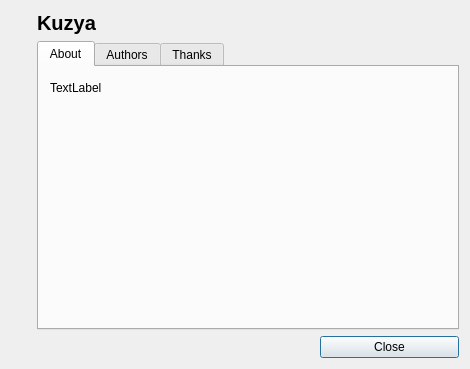
<?xml version="1.0" encoding="UTF-8"?>
<ui version="4.0">
 <class>AboutDialog</class>
 <widget class="QDialog" name="AboutDialog">
  <property name="geometry">
   <rect>
    <x>0</x>
    <y>0</y>
    <width>470</width>
    <height>369</height>
   </rect>
  </property>
  <property name="windowTitle">
   <string>About...</string>
  </property>
  <layout class="QGridLayout" name="gridLayout_3">
   <item row="0" column="0">
    <layout class="QGridLayout" name="gridLayout_2" columnstretch="0,2,1">
     <item row="0" column="0" rowspan="2">
      <widget class="QLabel" name="logoLabel">
       <property name="text">
        <string/>
       </property>
       <property name="pixmap">
        <pixmap resource="images.qrc">:/menu/images/kuzya.png</pixmap>
       </property>
      </widget>
     </item>
     <item row="0" column="1" colspan="2">
      <widget class="QLabel" name="TitleLabel">
       <property name="font">
        <font>
         <pointsize>15</pointsize>
         <weight>75</weight>
         <bold>true</bold>
        </font>
       </property>
       <property name="text">
        <string>Kuzya</string>
       </property>
      </widget>
     </item>
     <item row="1" column="1" rowspan="3" colspan="2">
      <widget class="QTabWidget" name="tabWidget">
       <property name="currentIndex">
        <number>0</number>
       </property>
       <widget class="QWidget" name="aboutTab">
        <attribute name="title">
         <string>About</string>
        </attribute>
        <layout class="QGridLayout" name="gridLayout">
         <item row="0" column="0">
          <widget class="QLabel" name="aboutLabel">
           <property name="text">
            <string>TextLabel</string>
           </property>
          </widget>
         </item>
         <item row="1" column="0">
          <spacer name="verticalSpacer_2">
           <property name="orientation">
            <enum>Qt::Vertical</enum>
           </property>
           <property name="sizeHint" stdset="0">
            <size>
             <width>20</width>
             <height>40</height>
            </size>
           </property>
          </spacer>
         </item>
         <item row="0" column="1">
          <spacer name="horizontalSpacer">
           <property name="orientation">
            <enum>Qt::Horizontal</enum>
           </property>
           <property name="sizeHint" stdset="0">
            <size>
             <width>40</width>
             <height>20</height>
            </size>
           </property>
          </spacer>
         </item>
        </layout>
       </widget>
       <widget class="QWidget" name="authorsTab">
        <attribute name="title">
         <string>Authors</string>
        </attribute>
        <layout class="QGridLayout" name="gridLayout_4">
         <item row="0" column="0">
          <widget class="QLabel" name="authorsLabel">
           <property name="text">
            <string>TextLabel</string>
           </property>
          </widget>
         </item>
         <item row="0" column="1">
          <spacer name="horizontalSpacer_2">
           <property name="orientation">
            <enum>Qt::Horizontal</enum>
           </property>
           <property name="sizeHint" stdset="0">
            <size>
             <width>40</width>
             <height>20</height>
            </size>
           </property>
          </spacer>
         </item>
         <item row="1" column="0">
          <spacer name="verticalSpacer_3">
           <property name="orientation">
            <enum>Qt::Vertical</enum>
           </property>
           <property name="sizeHint" stdset="0">
            <size>
             <width>20</width>
             <height>40</height>
            </size>
           </property>
          </spacer>
         </item>
        </layout>
       </widget>
       <widget class="QWidget" name="tab_23">
        <attribute name="title">
         <string>Thanks</string>
        </attribute>
        <layout class="QGridLayout" name="gridLayout_5">
         <item row="0" column="0">
          <widget class="QLabel" name="label_2">
           <property name="text">
            <string>Thanks...</string>
           </property>
          </widget>
         </item>
         <item row="1" column="0">
          <widget class="QTextBrowser" name="thanksBrowser"/>
         </item>
        </layout>
       </widget>
      </widget>
     </item>
     <item row="2" column="0">
      <spacer name="verticalSpacer">
       <property name="orientation">
        <enum>Qt::Vertical</enum>
       </property>
       <property name="sizeHint" stdset="0">
        <size>
         <width>20</width>
         <height>40</height>
        </size>
       </property>
      </spacer>
     </item>
     <item row="3" column="0">
      <widget class="QFrame" name="frame">
       <property name="frameShape">
        <enum>QFrame::StyledPanel</enum>
       </property>
       <property name="frameShadow">
        <enum>QFrame::Raised</enum>
       </property>
      </widget>
     </item>
     <item row="4" column="0" colspan="2">
      <spacer name="horizontalSpacer_3">
       <property name="orientation">
        <enum>Qt::Horizontal</enum>
       </property>
       <property name="sizeHint" stdset="0">
        <size>
         <width>178</width>
         <height>20</height>
        </size>
       </property>
      </spacer>
     </item>
     <item row="4" column="2">
      <widget class="QPushButton" name="closeButton">
       <property name="text">
        <string>Close</string>
       </property>
      </widget>
     </item>
    </layout>
   </item>
  </layout>
 </widget>
 <layoutdefault spacing="6" margin="11"/>
 <resources>
  <include location="images.qrc"/>
 </resources>
 <connections>
  <connection>
   <sender>closeButton</sender>
   <signal>clicked()</signal>
   <receiver>AboutDialog</receiver>
   <slot>close()</slot>
   <hints>
    <hint type="sourcelabel">
     <x>403</x>
     <y>347</y>
    </hint>
    <hint type="destinationlabel">
     <x>234</x>
     <y>184</y>
    </hint>
   </hints>
  </connection>
 </connections>
</ui>
